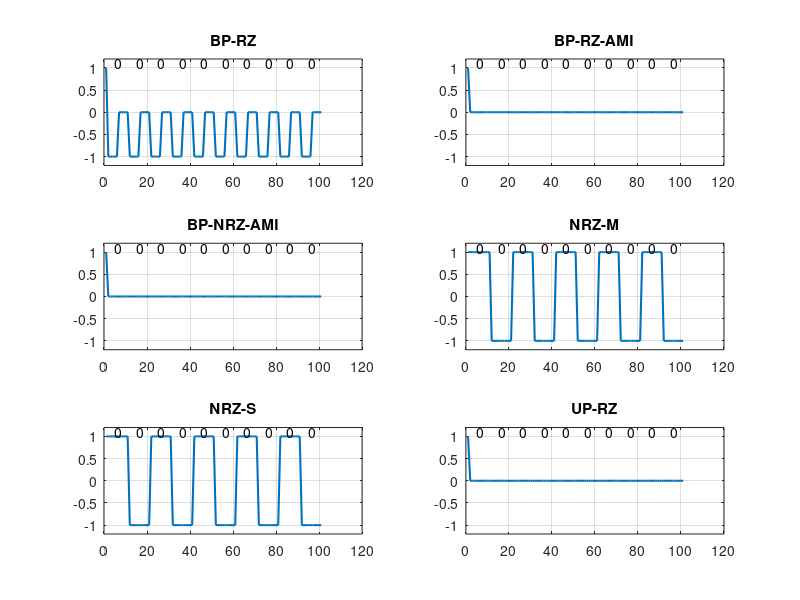

MATLAB code to generate this figure: (Note: this script raises an error after producing the figure.)
clc;
clear all;
close all;

% Generate the same 10-bit input sequence for all line codes
n = floor(mod(rand(1,10),2));

figure;

% BP-RZ
s = 1;

for i = 1:10
    if n(i) == 0
        s = [s ones(1,5)*(-1) zeros(1,5)];
    else
        s = [s ones(1,5) zeros(1,5)];
    end
end

subplot(3,2,1);
plot(s,'LineWidth',1.5);
title('BP-RZ');
ylim([-1.2 1.2]);
grid on;

for i = 1:10
    text(i*10-5,1.1,num2str(n(i)));
end

% BP-RZ-AMI
s = 1;
h = -1;

for i = 1:10
    if n(i) == 0
        s = [s zeros(1,10)];
    else
        h = h*(-1);
        s = [s ones(1,5)*h zeros(1,5)];
    end
end

subplot(3,2,2);
plot(s,'LineWidth',1.5);
title('BP-RZ-AMI');
ylim([-1.2 1.2]);
grid on;

for i = 1:10
    text(i*10-5,1.1,num2str(n(i)));
end

% BP-NRZ-AMI
s = 1;
h = -1;

for i = 1:10
    if n(i) == 0
        s = [s zeros(1,10)];
    else
        h = h*(-1);
        s = [s ones(1,5)*h zeros(1,5)];
    end
end

subplot(3,2,3);
plot(s,'LineWidth',1.5);
title('BP-NRZ-AMI');
ylim([-1.2 1.2]);
grid on;

for i = 1:10
    text(i*10-5,1.1,num2str(n(i)));
end

% NRZ-M
s = 1;
h = -1;

for i = 1:10
    if n(i) == 0
        h = h*(-1);
        s = [s ones(1,10)*h];
    else
        s = [s ones(1,10)*h];
    end
end

subplot(3,2,4);
plot(s,'LineWidth',1.5);
title('NRZ-M');
ylim([-1.2 1.2]);
grid on;

for i = 1:10
    text(i*10-5,1.1,num2str(n(i)));
end

% NRZ-S
s = 1;
h = -1;

for i = 1:10
    if n(i) == 0
        h = h*(-1);
        s = [s ones(1,10)*h];
    else
        s = [s ones(1,10)*h];
    end
end

subplot(3,2,5);
plot(s,'LineWidth',1.5);
title('NRZ-S');
ylim([-1.2 1.2]);
grid on;

for i = 1:10
    text(i*10-5,1.1,num2str(n(i)));
end

% UP-RZ
s = 1;

for i = 1:10
    if n(i) == 0
        s = [s zeros(1,10)];
    else
        s = [s ones(1,5) zeros(1,5)];
    end
end

subplot(3,2,6);
plot(s,'LineWidth',1.5);
title('UP-RZ');
ylim([-1.2 1.2]);
grid on;

for i = 1:10
    text(i*10-5,1.1,num2str(n(i)));
end

sgtitle('ACDC LINE CODE');

% Display the input bits
disp('Input Binary Sequence:');
disp(n);
